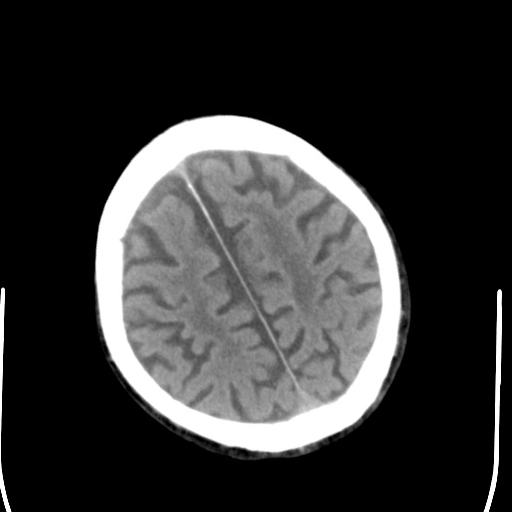
//> input picture linear algebra/1/公開測資/public_03.png, 512 x 512 px
$ ./Code '公開測資/public_03.png' '公開測資/public_03.png'   (built with g++ and OpenCV 4)
//> lines starting //> are read from the running program, lines starting //| are printed output that depends on the picture; after the words box and inside, x2 and y2 are one past the last pixel; in counts of white or black regions, pixels touching at a corner belong together
#include<opencv2/opencv.hpp>
#include<opencv2/imgproc/imgproc_c.h>
#include<iostream>
#include<queue>
using namespace std;
using namespace cv;
int main(int argc, char* argv[])
{

	clock_t s, e;
	s = clock();
	const char* _48763 = "public_03.png";
	const char* _36784 = "argv[2].png";
	Mat img = imread(_48763, IMREAD_GRAYSCALE);
//> img is the input picture: 512 rows x 512 cols, CV_8UC1; min 0, max 255, mean 53.7
	Mat ntr = Mat::zeros(Size(img.cols, img.rows), CV_8UC1);
	vector<vector<Point>> contours;
	vector<Vec4i> hierarchy;
	threshold(img, ntr, 240, 255, CV_THRESH_BINARY);
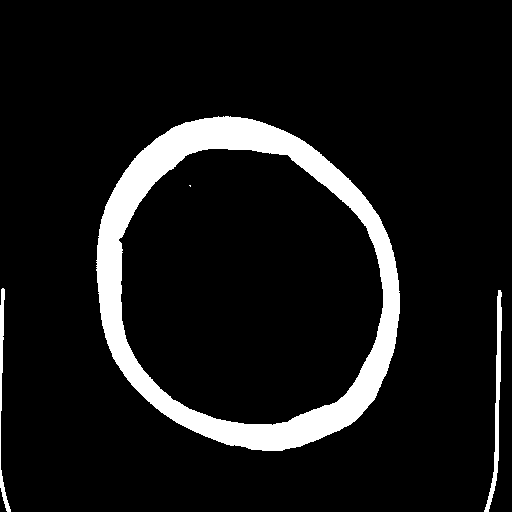
//> ntr: 512 rows x 512 cols, CV_8UC1; 9% white; 4 white regions (1 under 20 px)
	findContours(ntr, contours, CV_RETR_EXTERNAL, 1);
//> contours = 3 contours; box (x1, y1, x2, y2) and area: (96, 116, 400, 451) 79076, (484, 290, 502, 512) 740, (0, 288, 11, 512) 366
	Mat Masks = Mat::zeros(img.size(), CV_8UC1);
	for (int i = 0; i < contours.size(); i++)
		if (contours[i].size() > 900) {
			RotatedRect box = fitEllipse(contours[i]);
			float angle = box.angle;
			drawContours(Masks, contours, i, Scalar(255), -1);
			bitwise_and(img, Masks, img);
			if (angle > 90) angle = -(180 - angle);
			warpAffine(img, img, getRotationMatrix2D(box.center, angle, 1.0), img.size(), 1, 0);
			imwrite(_36784, img);
			e = clock();
			cout << "RUN TIME : " << (double)(e - s) / CLOCKS_PER_SEC << endl;
			return 0;
		}
//> this loop made 3 passes
//> (box, angle) on pass 3: (centre (246.5, 284.9), size (294.5, 342), angle 152.4, -27.6)
//> pass 3, `bitwise_and(img, Masks, img);`:
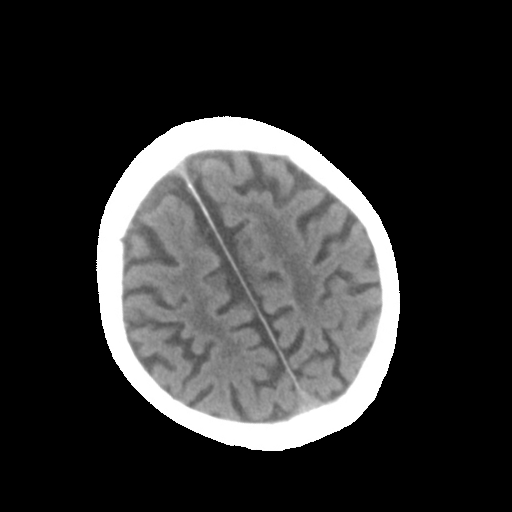
//> img: 512 rows x 512 cols, CV_8UC1; 4.29% of pixels changed, all inside (x1, y1, x2, y2) = (0, 105, 504, 512)
//> pass 3, `warpAffine(img, img, getRotationMatrix2D(box.center, angle, 1.0), img...`:
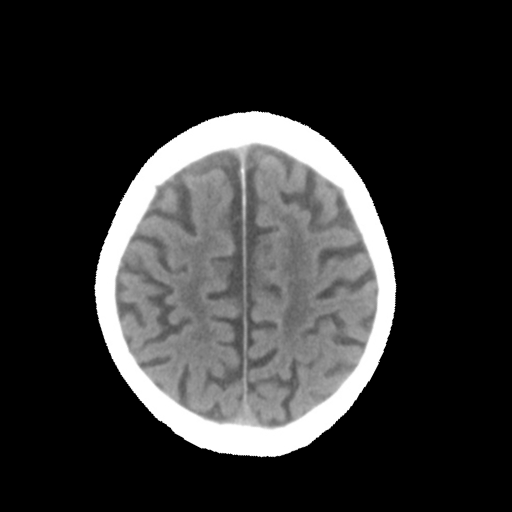
//> img: 512 rows x 512 cols, CV_8UC1; min 0, max 255, mean 50
//> (the program exits here)

$ run again, with linear algebra/1/公開測資/public_01.png copied over linear algebra/1/公開測資/public_03.png
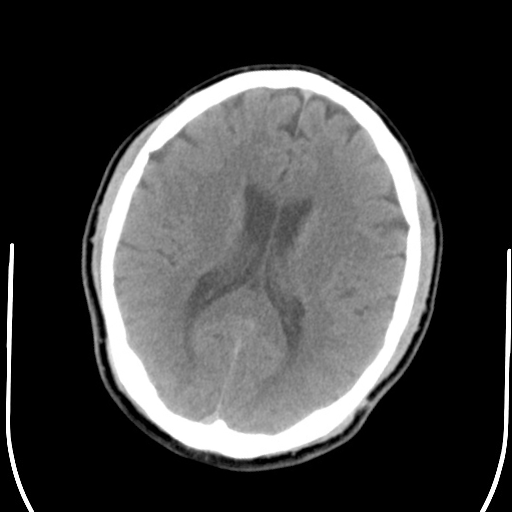
//> input picture linear algebra/1/公開測資/public_01.png, 512 x 512 px
//> img is the input picture: 512 rows x 512 cols, CV_8UC1; min 0, max 255, mean 66.3
//> `threshold(img, ntr, 240, 255, CV_THRESH_BINARY);`:
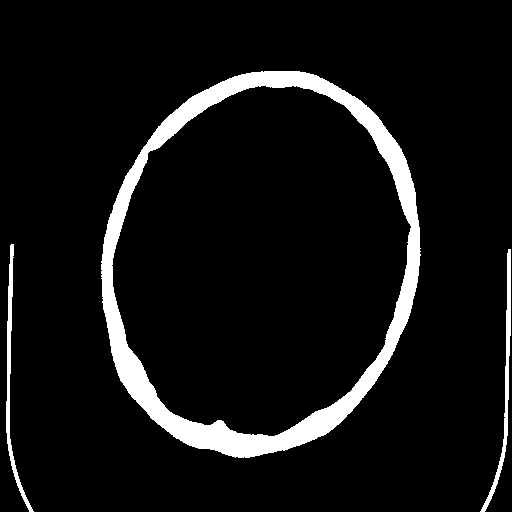
//> ntr: 512 rows x 512 cols, CV_8UC1; 7.6% white; 3 white regions
//> contours = 3 contours; box (x1, y1, x2, y2) and area: (101, 71, 421, 458) 96303, (480, 249, 511, 512) 811, (6, 244, 34, 512) 800
//> the loop `for (int i = 0; i < contours.size(); i++)` made 3 passes
//> (box, angle) on pass 3: (centre (260.2, 262.9), size (313.8, 390.7), angle 14.2, 14.19)
//> pass 3, `warpAffine(img, img, getRotationMatrix2D(box.center, angle, 1.0), img...`:
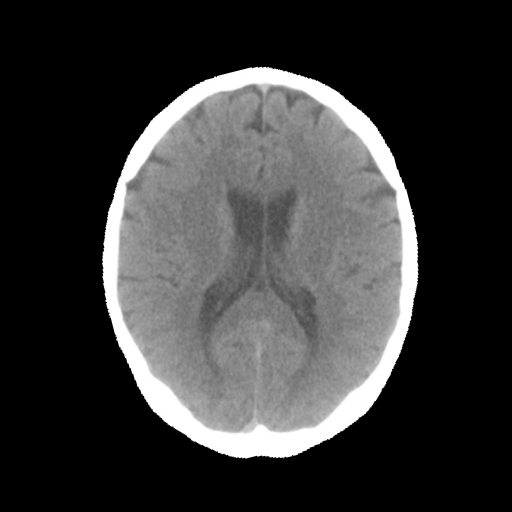
//> img: 512 rows x 512 cols, CV_8UC1; min 0, max 255, mean 57.3

$ run again, with linear algebra/1/公開測資/public_02.png copied over linear algebra/1/公開測資/public_03.png
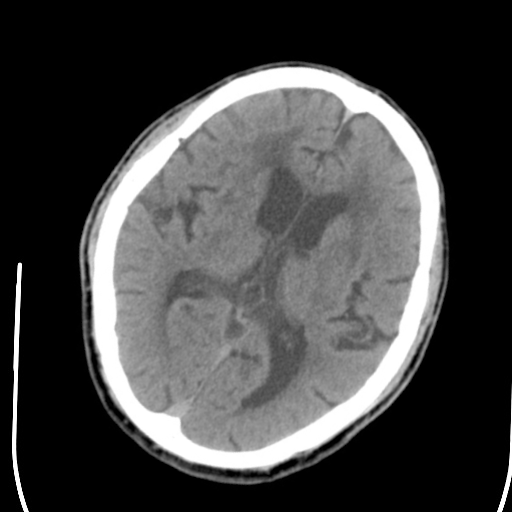
//> input picture linear algebra/1/公開測資/public_02.png, 512 x 512 px
//> img is the input picture: 512 rows x 512 cols, CV_8UC1; min 0, max 255, mean 69
//> `threshold(img, ntr, 240, 255, CV_THRESH_BINARY);`:
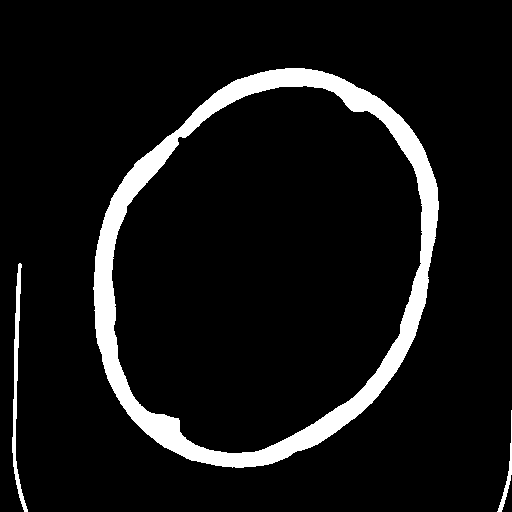
//> ntr: 512 rows x 512 cols, CV_8UC1; 7.9% white; 3 white regions
//> contours = 3 contours; box (x1, y1, x2, y2) and area: (93, 68, 439, 468) 105434, (12, 263, 28, 512) 726, (497, 410, 512, 512) 169
//> the loop `for (int i = 0; i < contours.size(); i++)` made 3 passes
//> (box, angle) on pass 3: (centre (264.9, 267.7), size (326.7, 411.6), angle 26.2, 26.2)
//> pass 3, `warpAffine(img, img, getRotationMatrix2D(box.center, angle, 1.0), img...`:
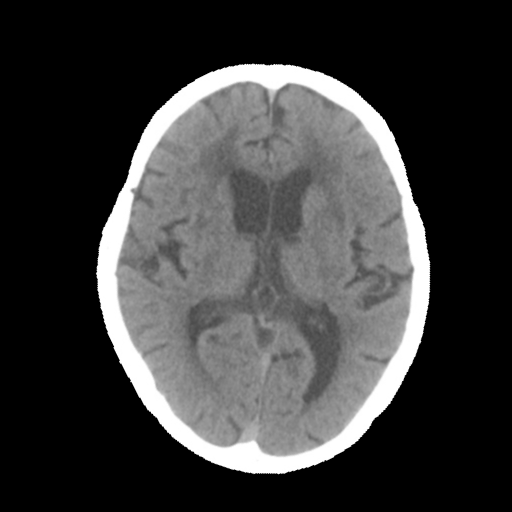
//> img: 512 rows x 512 cols, CV_8UC1; min 0, max 255, mean 60.8

$ run again, with linear algebra/1/公開測資/public_04.png copied over linear algebra/1/公開測資/public_03.png
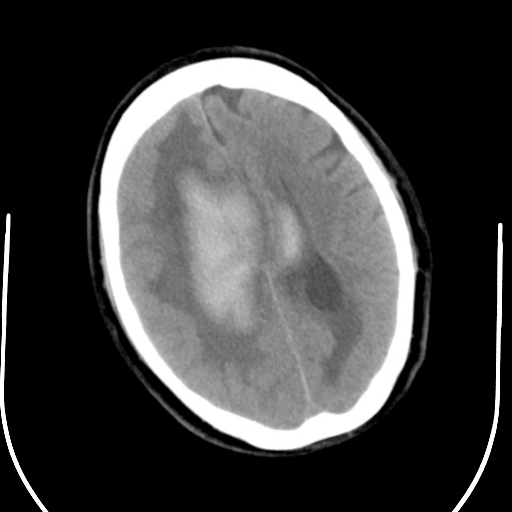
//> input picture linear algebra/1/公開測資/public_04.png, 512 x 512 px
//> img is the input picture: 512 rows x 512 cols, CV_8UC1; min 0, max 255, mean 63.8
//> `threshold(img, ntr, 240, 255, CV_THRESH_BINARY);`:
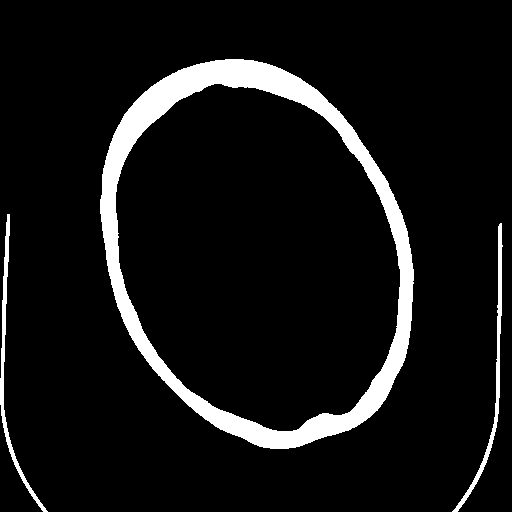
//> ntr: 512 rows x 512 cols, CV_8UC1; 8.1% white; 3 white regions
//> contours = 3 contours; box (x1, y1, x2, y2) and area: (100, 59, 414, 449) 93320, (0, 214, 48, 512) 906, (452, 223, 503, 512) 902
//> the loop `for (int i = 0; i < contours.size(); i++)` made 3 passes
//> (box, angle) on pass 3: (centre (256.7, 252.6), size (296.3, 401.1), angle 158.3, -21.74)
//> pass 3, `warpAffine(img, img, getRotationMatrix2D(box.center, angle, 1.0), img...`:
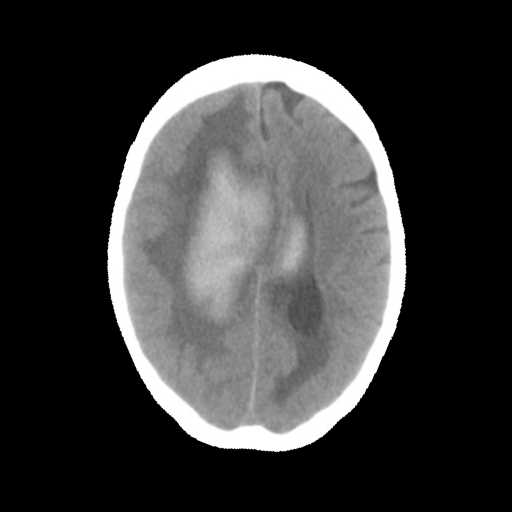
//> img: 512 rows x 512 cols, CV_8UC1; min 0, max 255, mean 57.7
